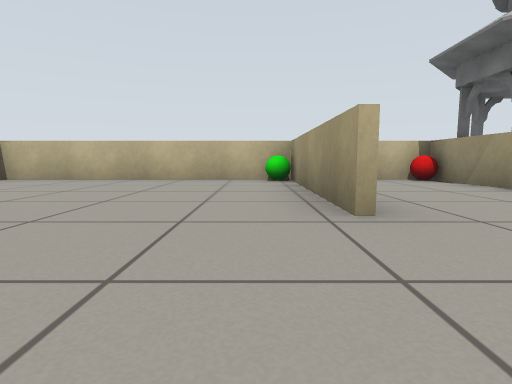
view 1 (above)

15 first-person views from a walk through a robot-simulator world made for Gazebo. The camera is 0.41 m above the floor, tilts 6° down and sees 80° across. The floor is counted in squares, 1 m on a side. Each view is taken from the middle of a square. On the plan, view 1 faces up. The plan holds only what a view shows up to about 9 squares ahead; the rest is blank.

view 2
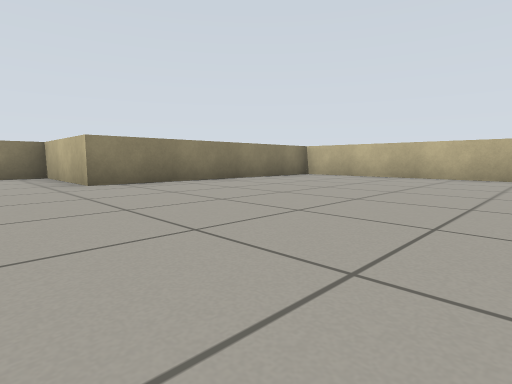

view 3
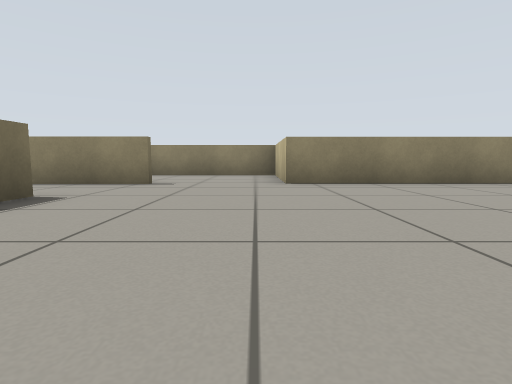

view 4
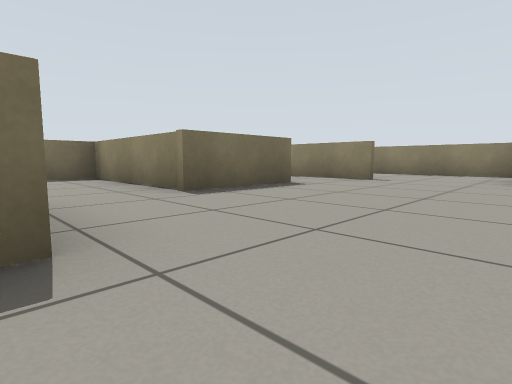

view 5
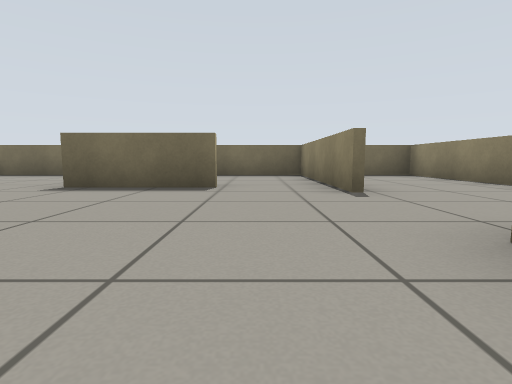

view 6
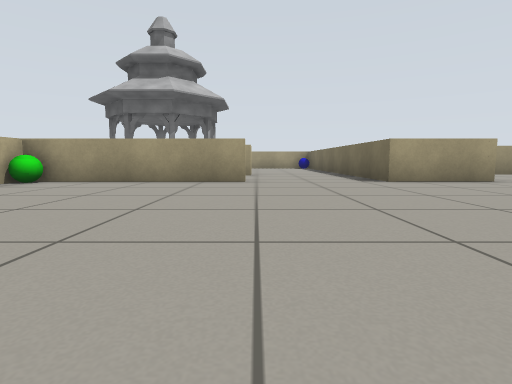

view 7
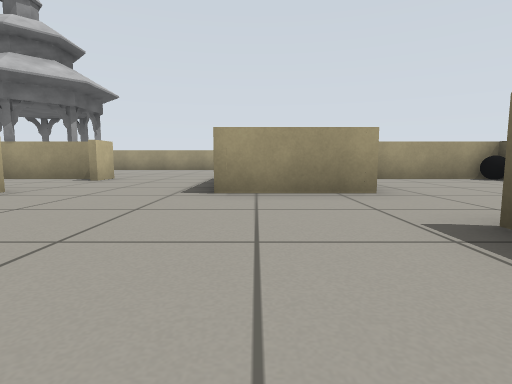

view 8
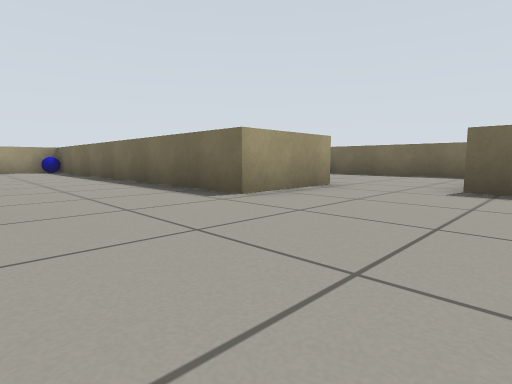

view 9
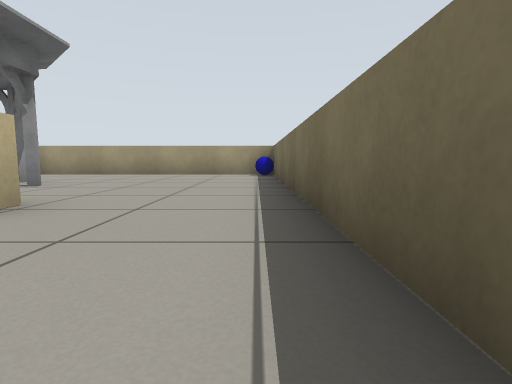

view 10
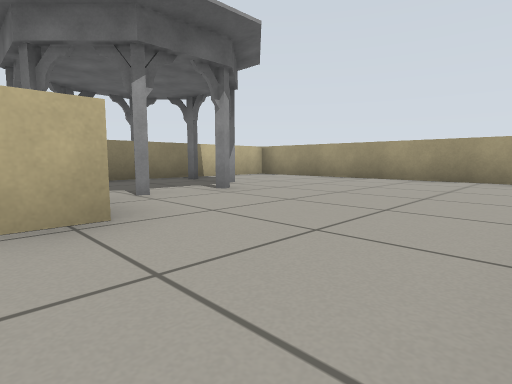

view 11
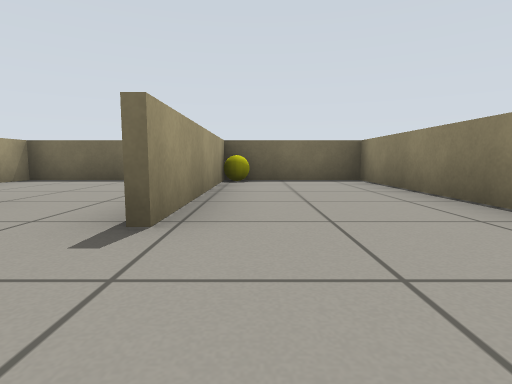

view 12
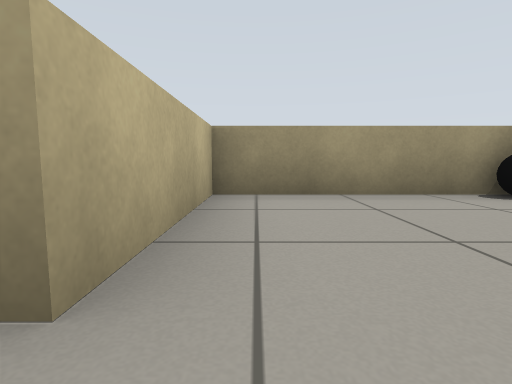

view 13
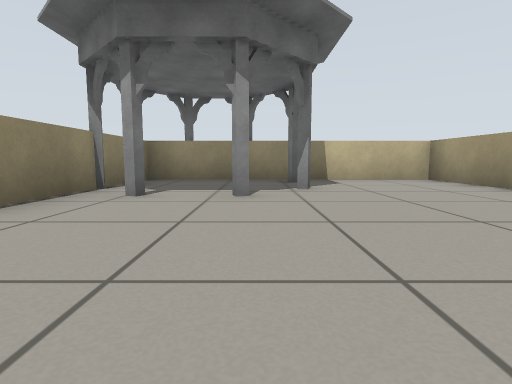

view 14
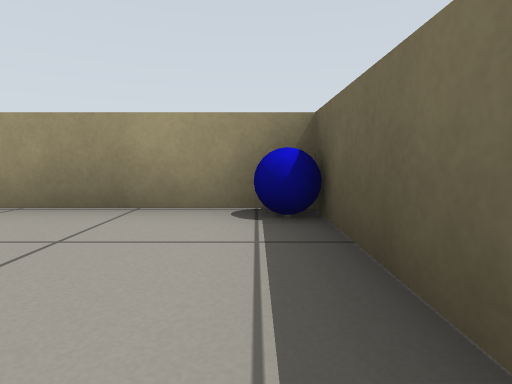

view 15
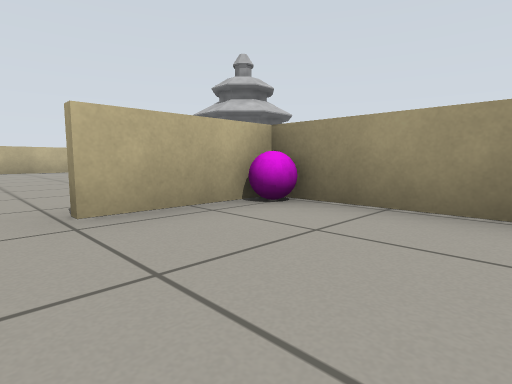

### Floor plan
Points are (right, up) in squares from view 1. A wall is a line through its corners. A room is listed if a view was taken in it or the views show most of it. See-through windows are left out.
Room 1 (views 1, 2, 3, 4, 5, 6, 7, 8, 9, 10, 11, 15)
walls: (0.7, 2.1) (0.7, 6.3) (-5.3, 6.3) (-5.3, 0.5) (-8.1, 0.5) (-8.1, -6.2) (-0.9, -6.2); (-3.5, -2.5) (-1.3, -2.5); (-5.3, -1.7) (-5.3, -6.2); (0.7, -2.5) (0.7, -0.5) (3.4, -0.5); (3.6, 2.5) (3.6, 6.4); (3.8, 2.1) (2.9, 2.1); (-1.4, -6.2) (-1.4, -2.7) (-3.5, -2.7); (-5.4, -6.2) (-5.4, -1.8)
ways out: opening at (0, -3) to room 2; opening at (4, 0.5) to room 3
objects: yellow ball (-6, -6); magenta ball (-2, -3); green ball (0, 6); red ball (3, 6)
Room 2 (view 12)
walls: (-1.3, -2.5) (-1.3, -6.2); (-0.9, -6.2) (3.6, -6.2) (3.6, -2.5) (0.7, -2.5)
ways out: opening at (0, -3) to room 1
objects: black ball (3, -6)
Room 3 (views 13, 14)
walls: (3.4, -0.5) (9.6, -0.5) (9.6, 6.3) (3.7, 6.3) (3.7, 2.6)
ways out: opening at (4, 0.5) to room 1
objects: pavilion (5, 6); blue ball (9, 0)

Where each view was taken, in squares from view 1:
view 1: 0 up, 0 right, facing up
view 2: 1 down, 0 right, facing up-left
view 3: 0 up, 0 right, facing left
view 4: 1 up, 1 right, facing down-left
view 5: 2 up, 4 left, facing down
view 6: 2 up, 5 left, facing right
view 7: 1 down, 3 left, facing right
view 8: 2 up, 2 left, facing down-right
view 9: 0 up, 1 right, facing right
view 10: 0 up, 3 right, facing up-right
view 11: 0 up, 6 left, facing down
view 12: 3 down, 0 right, facing right
view 13: 0 up, 6 right, facing up
view 14: 0 up, 7 right, facing right
view 15: 5 down, 4 left, facing up-right
